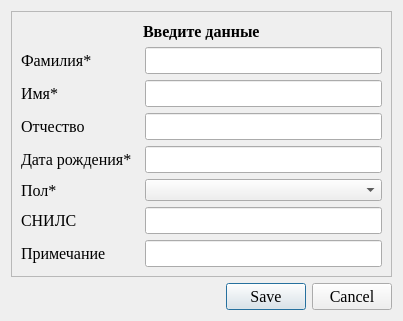
<?xml version="1.0" encoding="UTF-8"?>
<ui version="4.0">
 <class>Dialog_ChildData</class>
 <widget class="QDialog" name="Dialog_ChildData">
  <property name="geometry">
   <rect>
    <x>0</x>
    <y>0</y>
    <width>403</width>
    <height>316</height>
   </rect>
  </property>
  <property name="windowTitle">
   <string>ФИО</string>
  </property>
  <layout class="QVBoxLayout" name="verticalLayout_2">
   <item>
    <widget class="QFrame" name="frame">
     <property name="frameShape">
      <enum>QFrame::StyledPanel</enum>
     </property>
     <property name="frameShadow">
      <enum>QFrame::Raised</enum>
     </property>
     <layout class="QVBoxLayout" name="verticalLayout">
      <item>
       <layout class="QHBoxLayout" name="horizontalLayout_6">
        <item>
         <spacer name="horizontalSpacer">
          <property name="orientation">
           <enum>Qt::Horizontal</enum>
          </property>
          <property name="sizeHint" stdset="0">
           <size>
            <width>40</width>
            <height>20</height>
           </size>
          </property>
         </spacer>
        </item>
        <item>
         <widget class="QLabel" name="label">
          <property name="font">
           <font>
            <family>Times New Roman</family>
            <pointsize>12</pointsize>
            <bold>true</bold>
           </font>
          </property>
          <property name="text">
           <string>Введите данные</string>
          </property>
         </widget>
        </item>
        <item>
         <spacer name="horizontalSpacer_2">
          <property name="orientation">
           <enum>Qt::Horizontal</enum>
          </property>
          <property name="sizeHint" stdset="0">
           <size>
            <width>40</width>
            <height>20</height>
           </size>
          </property>
         </spacer>
        </item>
       </layout>
      </item>
      <item>
       <layout class="QHBoxLayout" name="horizontalLayout" stretch="1,2">
        <item>
         <widget class="QLabel" name="label_2">
          <property name="font">
           <font>
            <family>Times New Roman</family>
            <pointsize>12</pointsize>
           </font>
          </property>
          <property name="text">
           <string>Фамилия*</string>
          </property>
         </widget>
        </item>
        <item>
         <widget class="QLineEdit" name="lineEdit_PersonLastName">
          <property name="font">
           <font>
            <family>Times New Roman</family>
            <pointsize>12</pointsize>
           </font>
          </property>
         </widget>
        </item>
       </layout>
      </item>
      <item>
       <layout class="QHBoxLayout" name="horizontalLayout_2" stretch="1,2">
        <item>
         <widget class="QLabel" name="label_3">
          <property name="font">
           <font>
            <family>Times New Roman</family>
            <pointsize>12</pointsize>
           </font>
          </property>
          <property name="text">
           <string>Имя*</string>
          </property>
         </widget>
        </item>
        <item>
         <widget class="QLineEdit" name="lineEdit_PersonFirstName">
          <property name="font">
           <font>
            <family>Times New Roman</family>
            <pointsize>12</pointsize>
           </font>
          </property>
         </widget>
        </item>
       </layout>
      </item>
      <item>
       <layout class="QHBoxLayout" name="horizontalLayout_3" stretch="1,2">
        <item>
         <widget class="QLabel" name="label_4">
          <property name="font">
           <font>
            <family>Times New Roman</family>
            <pointsize>12</pointsize>
           </font>
          </property>
          <property name="text">
           <string>Отчество</string>
          </property>
         </widget>
        </item>
        <item>
         <widget class="QLineEdit" name="lineEdit_PersonPatronymic">
          <property name="font">
           <font>
            <family>Times New Roman</family>
            <pointsize>12</pointsize>
           </font>
          </property>
         </widget>
        </item>
       </layout>
      </item>
      <item>
       <layout class="QHBoxLayout" name="horizontalLayout_4" stretch="1,2">
        <item>
         <widget class="QLabel" name="label_5">
          <property name="font">
           <font>
            <family>Times New Roman</family>
            <pointsize>12</pointsize>
           </font>
          </property>
          <property name="text">
           <string>Дата рождения*</string>
          </property>
         </widget>
        </item>
        <item>
         <widget class="QLineEdit" name="lineEdit_PersonDateOfBirth">
          <property name="font">
           <font>
            <family>Times New Roman</family>
            <pointsize>12</pointsize>
           </font>
          </property>
         </widget>
        </item>
       </layout>
      </item>
      <item>
       <layout class="QHBoxLayout" name="horizontalLayout_5" stretch="1,2">
        <item>
         <widget class="QLabel" name="label_6">
          <property name="font">
           <font>
            <family>Times New Roman</family>
            <pointsize>12</pointsize>
           </font>
          </property>
          <property name="text">
           <string>Пол*</string>
          </property>
         </widget>
        </item>
        <item>
         <widget class="QComboBox" name="comboBox_PersonGenderName"/>
        </item>
       </layout>
      </item>
      <item>
       <layout class="QHBoxLayout" name="horizontalLayout_7" stretch="1,2">
        <item>
         <widget class="QLabel" name="label_7">
          <property name="font">
           <font>
            <family>Times New Roman</family>
            <pointsize>12</pointsize>
           </font>
          </property>
          <property name="text">
           <string>СНИЛС</string>
          </property>
         </widget>
        </item>
        <item>
         <widget class="QLineEdit" name="lineEdit_PersonSnils">
          <property name="font">
           <font>
            <family>Times New Roman</family>
            <pointsize>12</pointsize>
           </font>
          </property>
         </widget>
        </item>
       </layout>
      </item>
      <item>
       <layout class="QHBoxLayout" name="horizontalLayout_8" stretch="1,2">
        <item>
         <widget class="QLabel" name="label_8">
          <property name="font">
           <font>
            <family>Times New Roman</family>
            <pointsize>12</pointsize>
           </font>
          </property>
          <property name="text">
           <string>Примечание</string>
          </property>
         </widget>
        </item>
        <item>
         <widget class="QLineEdit" name="lineEdit_PersonRemarks">
          <property name="font">
           <font>
            <family>Times New Roman</family>
            <pointsize>12</pointsize>
           </font>
          </property>
         </widget>
        </item>
       </layout>
      </item>
     </layout>
    </widget>
   </item>
   <item>
    <widget class="QDialogButtonBox" name="button_box">
     <property name="font">
      <font>
       <family>Times New Roman</family>
       <pointsize>12</pointsize>
      </font>
     </property>
     <property name="orientation">
      <enum>Qt::Horizontal</enum>
     </property>
     <property name="standardButtons">
      <set>QDialogButtonBox::Cancel|QDialogButtonBox::Save</set>
     </property>
    </widget>
   </item>
  </layout>
 </widget>
 <resources/>
 <connections>
  <connection>
   <sender>button_box</sender>
   <signal>accepted()</signal>
   <receiver>Dialog_ChildData</receiver>
   <slot>accept()</slot>
   <hints>
    <hint type="sourcelabel">
     <x>248</x>
     <y>254</y>
    </hint>
    <hint type="destinationlabel">
     <x>157</x>
     <y>274</y>
    </hint>
   </hints>
  </connection>
  <connection>
   <sender>button_box</sender>
   <signal>rejected()</signal>
   <receiver>Dialog_ChildData</receiver>
   <slot>reject()</slot>
   <hints>
    <hint type="sourcelabel">
     <x>316</x>
     <y>260</y>
    </hint>
    <hint type="destinationlabel">
     <x>286</x>
     <y>274</y>
    </hint>
   </hints>
  </connection>
 </connections>
</ui>
